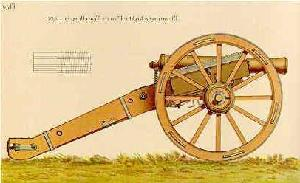
#> input picture hw2deep/train/cannon/image_0001.jpg, 300 x 183 px; its folder holds only this picture in this run
$ jupyter execute main.ipynb   (older library calls are emulated)
#> lines starting #> are read from the running program, lines starting #| are printed output that depends on the picture; long printed decimals are rounded
[cell 1]
import numpy as np
from PIL import Image
import os,glob
from math import exp
from sklearn.utils import shuffle

rng = 128 * 128 + 1
size = [128, 128]

[cell 2]
def trainPerceptron(inputs, t, weights, rho, iterNo):

    for j in range(iterNo):

        ##  Forward Propagation
        a = 0
        a = np.dot(weights, inputs)
        y = sigmoid(a)
        ##  End - Forward Propagation

        ##  Backward Propagation
        error = t - y
        deltaW = np.zeros(rng)
        DsigmoidF = Dsigmoid(y)
        deltaW = np.multiply((rho * error *  DsigmoidF), inputs)
        weights = weights + deltaW
        ##  End - Backward Propagation

    return weights

[cell 3]
def sigmoid(x):
    return  (1 / (1 + exp(-1 * x)))

def Dsigmoid(x):
    sigmoidf = sigmoid(x)
    return  (1 - sigmoidf)*sigmoidf

[cell 4]
def testPerceptron(sample_test, weights):
    a=0
    a = np.dot(weights, sample_test)
    result = sigmoid(a)
    return result

[cell 5]

trainCannonpath = ".\\train\\cannon"
trainCellpath = ".\\train\\cellphone"

rho = 0.001
weights = np.random.rand(rng)
weights = weights / 100

fileLen = len(glob.glob(os.path.join(trainCannonpath, '*.jpg')))
fileLen = fileLen + len(glob.glob(os.path.join(trainCellpath, '*.jpg')))

j = 0
trainimages = np.zeros([fileLen, rng])
trainresult = np.zeros([fileLen])

for filename in glob.glob(os.path.join(trainCannonpath, '*.jpg')):
    img = Image.open(filename).convert('L')
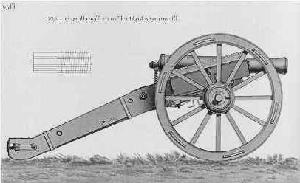
#> img: PIL image 300x183 L; min 5, max 252, mean 194
    img = img.resize(size, Image.ANTIALIAS)
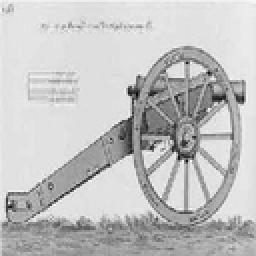
#> img: PIL image 128x128 L (shown 2 times larger); min 8, max 249, mean 194
    pxels = img.getdata()
    pxels = np.array(pxels)
#> pxels = 16384 values, max 249 at index 10335, min 8 at index 6084, mean 194
    pxels = pxels.astype('float32')
    pxels = pxels / 255.0
#> pxels = 16384 values, max 0.976 at index 10335, min 0.0314 at index 6084, mean 0.761
    pxels = np.append(pxels, [1])
#> pxels = 16385 values, max 1 at index 16384, min 0.0314 at index 6084, mean 0.761
    trainimages[j] = pxels
    trainresult[j] =  0
    j = j + 1
for filename in glob.glob(os.path.join(trainCellpath, '*.jpg')):
    img = Image.open(filename).convert('L')
    img = img.resize(size, Image.ANTIALIAS)
    pxels = img.getdata()
    pxels = np.array(pxels)
    pxels = pxels.astype('float32')
    pxels = pxels / 255.0
    pxels = np.append(pxels, [1])
    trainimages[j] = pxels
    trainresult[j] =  1
    j = j + 1
trainimages, trainresult = shuffle(trainimages, trainresult)

for i in range(fileLen):
    weights = trainPerceptron(trainimages[i], trainresult[i], weights, rho, 1000)

testCannonPath = ".\\test\\cannon"
testCellPath = ".\\test\\cellphone"

for filename in glob.glob(os.path.join(testCannonPath, '*.jpg')):
    img = Image.open(filename).convert('L')
    img = img.resize(size, Image.ANTIALIAS)
    pxels = img.getdata()
    pxels = np.array(pxels)
#> pxels = 16384 values, max 249 at index 10335, min 8 at index 6084, mean 194
    pxels = pxels.astype('float32')
    pxels = pxels / 255.0
#> pxels = 16384 values, max 0.976 at index 10335, min 0.0314 at index 6084, mean 0.761
    pxels = np.append(pxels, [1])
#> pxels = 16385 values, max 1 at index 16384, min 0.0314 at index 6084, mean 0.761
    result = testPerceptron(pxels, weights)
#> in testPerceptron, `a = np.dot(weights, sample_test)`: a = -7.79
#> in testPerceptron, `result = sigmoid(a)`: result = 0.000415
#> result = 0.000415
    print("Cannon Test result : ", result)
#| Cannon Test result :  0.0004151
for filename in glob.glob(os.path.join(testCellPath, '*.jpg')):
    img = Image.open(filename).convert('L')
    img = img.resize(size, Image.ANTIALIAS)
    pxels = img.getdata()
    pxels = np.array(pxels)
    pxels = pxels.astype('float32')
    pxels = pxels / 255.0
    pxels = np.append(pxels, [1])
    result = testPerceptron(pxels, weights)
    print("Cellphone Test result : " , result)

$ run again, on hw2deep/train/cannon/image_0005.jpg
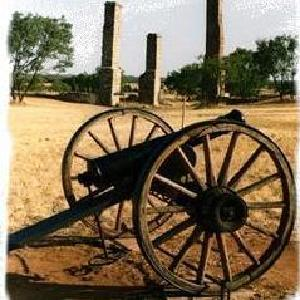
#> input picture hw2deep/train/cannon/image_0005.jpg, 300 x 300 px
#> `img = Image.open(filename).convert('L')`:
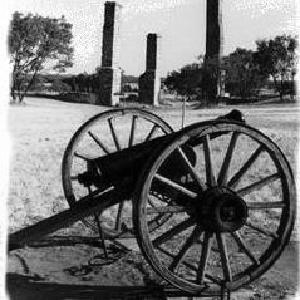
#> img: PIL image 300x300 L; min 0, max 255, mean 114.9
#> `img = img.resize(size, Image.ANTIALIAS)`:
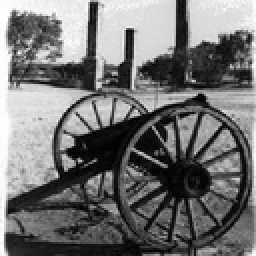
#> img: PIL image 128x128 L (shown 2 times larger); min 0, max 255, mean 114.9
#> `pxels = np.array(pxels)`: pxels = 16384 values, max 255 at index 642, min 0 at index 6369, mean 114.9
#> `pxels = pxels / 255.0`: pxels = 16384 values, max 1 at index 642, min 0 at index 6369, mean 0.451
#> `pxels = np.append(pxels, [1])`: pxels = 16385 values, max 1 at index 642, min 0 at index 6369, mean 0.451
#> `pxels = np.array(pxels)`: pxels = 16384 values, max 255 at index 642, min 0 at index 6369, mean 114.9
#> `pxels = pxels / 255.0`: pxels = 16384 values, max 1 at index 642, min 0 at index 6369, mean 0.451
#> `pxels = np.append(pxels, [1])`: pxels = 16385 values, max 1 at index 642, min 0 at index 6369, mean 0.451
#> a = -7.07
#> in testPerceptron, `result = sigmoid(a)`: result = 0.000847
#| Cannon Test result :  0.0008472

$ run again, on hw2deep/train/cannon/image_0007.jpg
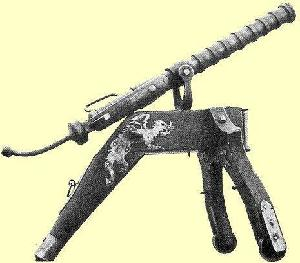
#> input picture hw2deep/train/cannon/image_0007.jpg, 300 x 263 px
#> `img = Image.open(filename).convert('L')`:
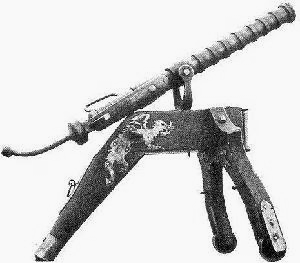
#> img: PIL image 300x263 L; min 0, max 255, mean 209.1
#> `img = img.resize(size, Image.ANTIALIAS)`:
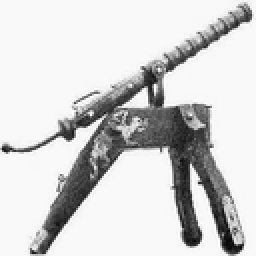
#> img: PIL image 128x128 L (shown 2 times larger); min 5, max 255, mean 209
#> `pxels = np.array(pxels)`: pxels = 16384 values, max 255 at index 1513, min 5 at index 15347, mean 209
#> `pxels = pxels / 255.0`: pxels = 16384 values, max 1 at index 1513, min 0.0196 at index 15347, mean 0.82
#> `pxels = np.append(pxels, [1])`: pxels = 16385 values, max 1 at index 1513, min 0.0196 at index 15347, mean 0.82
#> `pxels = np.array(pxels)`: pxels = 16384 values, max 255 at index 1513, min 5 at index 15347, mean 209
#> `pxels = pxels / 255.0`: pxels = 16384 values, max 1 at index 1513, min 0.0196 at index 15347, mean 0.82
#> `pxels = np.append(pxels, [1])`: pxels = 16385 values, max 1 at index 1513, min 0.0196 at index 15347, mean 0.82
#> a = -8
#> in testPerceptron, `result = sigmoid(a)`: result = 0.000335
#| Cannon Test result :  0.0003354

$ run again, on hw2deep/train/cannon/image_0002.jpg
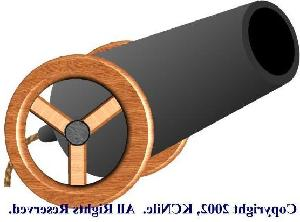
#> input picture hw2deep/train/cannon/image_0002.jpg, 300 x 222 px
#> `img = Image.open(filename).convert('L')`:
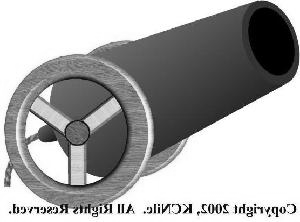
#> img: PIL image 300x222 L; min 0, max 255, mean 167.7
#> `img = img.resize(size, Image.ANTIALIAS)`:
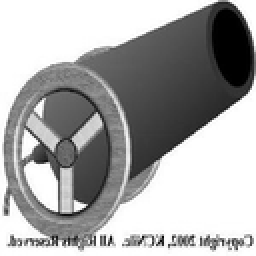
#> img: PIL image 128x128 L (shown 2 times larger); min 0, max 255, mean 167.6
#> `pxels = np.array(pxels)`: pxels = 16384 values, max 255 at index 0, min 0 at index 751, mean 167.6
#> `pxels = pxels / 255.0`: pxels = 16384 values, max 1 at index 0, min 0 at index 751, mean 0.657
#> `pxels = np.append(pxels, [1])`: pxels = 16385 values, max 1 at index 0, min 0 at index 751, mean 0.657
#> `pxels = np.array(pxels)`: pxels = 16384 values, max 255 at index 0, min 0 at index 751, mean 167.6
#> `pxels = pxels / 255.0`: pxels = 16384 values, max 1 at index 0, min 0 at index 751, mean 0.657
#> `pxels = np.append(pxels, [1])`: pxels = 16385 values, max 1 at index 0, min 0 at index 751, mean 0.657
#> a = -7.69
#> in testPerceptron, `result = sigmoid(a)`: result = 0.000459
#| Cannon Test result :  0.0004592
